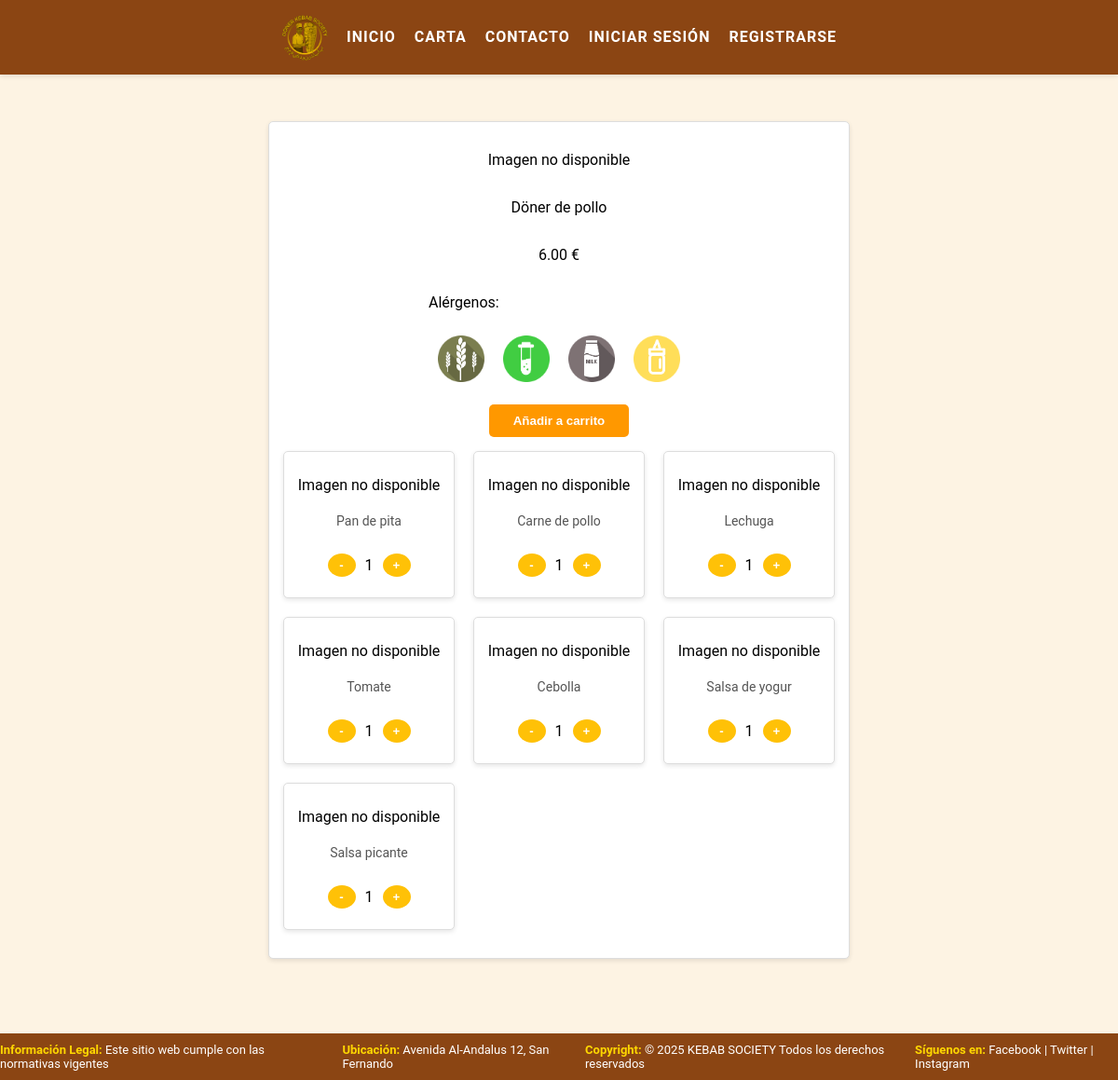
The app's page /functions/producto.php with its own data.
### tables this page shows
CREATE TABLE PRODUCTS (
    product_id INT PRIMARY KEY AUTO_INCREMENT,
    product_name VARCHAR(30) NOT NULL UNIQUE,
    product_price DECIMAL(5, 2) NOT NULL,
     
    category ENUM(
        'Durum',
        'Döner',
        'Lahmacun',
        'Entrante',
        'Bebida',
        'Postre'
    ) NOT NULL,
    img_src VARCHAR(255),
     
    cost DECIMAL(5, 2) DEFAULT NULL,
    stock INT DEFAULT NULL
);

CREATE TABLE INGREDIENTS (
    ingredient_id INT PRIMARY KEY AUTO_INCREMENT,
    ingredient_name VARCHAR(30) NOT NULL UNIQUE,
    cost DECIMAL(5, 2) NOT NULL,
    stock INT NOT NULL DEFAULT 0,
    img_src VARCHAR(255),
    vegan BOOLEAN NOT NULL DEFAULT FALSE
);

### functions/producto.php (the view, shortened to what this page needs)
<?php
$connection = include('./conexion.php');
if (isset($_POST['idProdSelecCarta'])) {
   $idProdSelecCarta = $_POST['idProdSelecCarta'];
   $cantidad = 1;
} else {
   $idProdSelecCarta = 1;
}
$query_producto = "SELECT category, product_id, product_name, product_price, img_src FROM PRODUCTS WHERE product_id = ?";
$stmt = $connection->prepare($query_producto);
$stmt->bind_param("s", $idProdSelecCarta);
$stmt->execute();
$resultado_producto = $stmt->get_result();
$producto = $resultado_producto->fetch_assoc();
$product_name = $producto['product_name'];
$product_price = $producto['product_price'];
$query_check_table = "SHOW TABLES LIKE 'PRODUCTS_INGREDIENTS'";
$resultado_check = $connection->query($query_check_table);
$tabla_existe = $resultado_check->num_rows > 0;
if ($tabla_existe) {
$query_ingredientes = "SELECT i.ingredient_id, i.ingredient_name, i.img_src
                           FROM PRODUCTS_INGREDIENTS pi
                           JOIN INGREDIENTS i ON pi.ingredient_id = i.ingredient_id
                           WHERE pi.product_id = ?";
$stmt = $connection->prepare($query_ingredientes);
$stmt->bind_param("s", $idProdSelecCarta);
$stmt->execute();
$resultado_ingredientes = $stmt->get_result();
}
$alergenos = [];
$query_alergenos_ingredientes = "SELECT DISTINCT a.img_src
                                 FROM INGREDIENTS_ALLERGENS ia
                                 JOIN ALLERGENS a ON ia.allergen_id = a.allergen_id
                                 WHERE ia.ingredient_id IN (
                                     SELECT ingredient_id
                                     FROM PRODUCTS_INGREDIENTS
                                     WHERE product_id = ?
                                 )";
$stmt = $connection->prepare($query_alergenos_ingredientes);
$stmt->bind_param("s", $idProdSelecCarta);
$stmt->execute();
$resultado_alergenos_ingredientes = $stmt->get_result();
while ($fila = $resultado_alergenos_ingredientes->fetch_assoc()) {
   $alergenos[] = $fila['img_src'];
}
?>
<!DOCTYPE html>
<html lang="es">
<head>
   <link rel="stylesheet" href="../assets/css/styles.css">
   <link rel="stylesheet" href="../assets/css/producto.css">
</head>
<body>
   <?php include './navbar.php'; ?>
   <main>
      <div class="product-container">
         <div class="prod-image">
            <?php
            $imgPath = '../assets/images/productos/' . basename($producto["img_src"]);
            if (file_exists($imgPath)) {
               echo "<img src='$imgPath' alt='" . htmlspecialchars($producto["img_src"]) . "'>";
            } else {
               echo "<p> Imagen no disponible </p>";
            }
            ?>
         </div>
         <p><?php echo htmlspecialchars($product_name); ?></p>
         <p><?php echo htmlspecialchars($product_price); ?> €</p>
         <div class="allergens-container">
            <?php if (!empty($alergenos)) { ?>
               <p>Alérgenos:</p>
               <div class="allergens-list">
                  <?php foreach ($alergenos as $alergeno) {
                     $imgPath = '../assets/images/alergenos/' . basename($alergeno);
                     if (file_exists($imgPath)) {
                        echo "<img id=\"allergen\" src='$imgPath' alt='" . htmlspecialchars($alergeno) . "' class='allergen-img'>";
                     } else {
                        echo "<p> Imagen no disponible </p>";
                     }
                  } ?>
               </div>
            <?php } else { ?>
               <p>No contiene alérgenos.</p>
            <?php } ?>
         </div>
      <form id="form_add_carrito" action="./add_prod_carrito.php" method="POST">
         <button id="add_to_carrito" type="submit">Añadir a carrito</button>
      </form>
      <div class="ingredients-container">
         <?php while ($ingredientes = $resultado_ingredientes->fetch_assoc()) { ?>
            <div class="ingredient-container">
               <?php
               $imgPath = '../assets/images/ingredientes/' . basename($ingredientes["img_src"]);
               if (file_exists($imgPath)) {
                  echo "<img src='$imgPath' alt='" . htmlspecialchars($ingredientes["img_src"]) . "'>";
               } else {
                  echo "<p> Imagen no disponible </p>";
               }
               ?>
               <p class="ingr-nombre"> <?php echo htmlspecialchars($ingredientes["ingredient_name"]); ?> </p>
               <div class="ingr-buttons">
                  <button class="ingr_btn">-</button>
                  <span class="ingr-cant">1</span>
                  <button class="ingr_btn">+</button>
               </div>
            </div>
         <?php } ?>
      </div>
   </main>
   <?php include './footer.php'; ?>
</body>
</html>

### assets/css/styles.css (style rules this page uses)
body { font-family: "Roboto", sans-serif; background-color: #fdf3e3; }
main { margin-top: 50px; margin-bottom: 80px; }
button { padding: 10px 15px; background-color: #d2691e; color: white; border: none; cursor: pointer; border-radius: 5px; }

### assets/css/producto.css (style rules this page uses)
main { width: 100%; display: flex; justify-content: center; align-items: center; background-color: #fdf3e3; flex-direction: column; }
.product-container { width: 50%; display: flex; flex-direction: column; align-items: center; padding: 15px; border: 1px solid #ddd; border-radius: 5px; background-color: #fff; box-shadow: 0 2px 5px rgba(0, 0, 0, 0.1); margin-top: 80px; margin-bottom: 50px; }
.ingredients-container { display: grid; grid-template-columns: repeat(3, 1fr); gap: 20px; padding: 15px; width: 100%; align-items: start; }
.ingredient-container { display: flex; flex-direction: column; align-items: center; padding: 10px; border: 1px solid #ddd; border-radius: 5px; background-color: #fff; box-shadow: 0 2px 5px rgba(0, 0, 0, 0.1); }
.ingr-nombre { font-size: 14px; color: #555; margin-top: 5px; }
.ingr-buttons { width: 100%; height: 50px; display: flex; justify-content: center; align-items: center; }
.ingr_btn { width: 25px; height: 25px; background-color: #ffc107; border: none; cursor: pointer; font-weight: bold; border-radius: 50%; display: flex; justify-content: center; align-items: center; }
.ingr-cant { padding: 10px; font-size: 16px; }
#add_to_carrito { width: 150px; height: auto; background-color: #ff9800; color: white; font-weight: bold; border: none; cursor: pointer; border-radius: 5px; margin-top: 10px; transition: background-color 0.3s ease; }
#allergen { width: 50px; margin: 10px; }

### records on screen
products: product_name "Döner de pollo", product_price "6.00"
ingredients: img_src "Imagen no disponible", ingredient_name "Pan de pita"
ingredients: shows "Imagen no disponible", ingredient_name "Carne de pollo"
ingredients: img_src "Imagen no disponible", ingredient_name "Lechuga"
ingredients: img_src "Imagen no disponible", ingredient_name "Tomate"
ingredients: img_src "Imagen no disponible", ingredient_name "Cebolla"
ingredients: shows "Imagen no disponible", ingredient_name "Salsa de yogur"
ingredients: shows "Imagen no disponible", ingredient_name "Salsa picante"

### other values on screen
$label "INICIO"
$label "CARTA"
$label "CONTACTO"
$label "INICIAR SESIÓN"
$label "REGISTRARSE"
